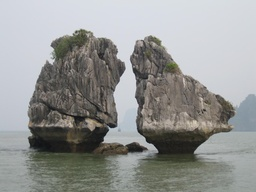
#> input picture images/halong-bay.jpg, 256 x 192 px, shrunk from 1365 x 1024 before the run
$ python BC_tutorial_13_empty.py   (older library calls are emulated)
#> lines starting #> are read from the running program, lines starting #| are printed output that depends on the picture
# inspiration (delete seam code copied) from https://github.com/margaret/seam-carver/blob/master/seam_carver.py
import cv2
import numpy as np

# load image
img = cv2.imread('images/halong-bay.jpg', cv2.IMREAD_GRAYSCALE)
#> img: shape (192, 256); min 16, max 228, mean 149.3

# global parameters
delay = 10  # delay in ms before next seam is removed
shrink_factor = 2  # decrease image size by this factor
title = "Dynamic programming"  # window title
visualize_energy = True  # set true in order to visualize the energy images once

img = cv2.resize(img, (0, 0), fx=1/shrink_factor, fy=1/shrink_factor)
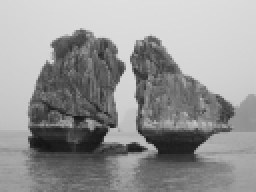
#> img: shape (96, 128) (shown 2 times larger); min 19, max 223, mean 149.4
rows, cols = img.shape
#> rows = 96; cols = 128

def calculateEnergySobel(img):
    return np.abs(cv2.Sobel(img, cv2.CV_32FC1, 1, 1, borderType=cv2.BORDER_REPLICATE))

# TODO compute accumulated energy image
def calculateAccumulatedImage(_img):
    acc_img = _img.copy()
    rows, cols = acc_img.shape
    for r in range(1, rows):
        for c in range(cols):
            if c-1 > 0 and c+1 < cols - 1:
                acc_img[r, c] += min(acc_img[r-1, c-1], acc_img[r-1, c], acc_img[r-1, c+1])
    return acc_img

# remove all seams until the last ten in a loop
for i in range(cols - 10):
    # compute energy image
    energy = calculateEnergySobel(img)

    if visualize_energy:
        # normalize and visualize summation image
        normalized_energy = np.zeros(energy.shape, np.uint8)
        normalized_energy = cv2.normalize(energy, normalized_energy, 0, 255, cv2.NORM_MINMAX, cv2.CV_8UC1)

        cv2.imshow(title, normalized_energy)
        cv2.waitKey(0)

    # get accumulated energy
    acc_energy = calculateAccumulatedImage(energy)

    if visualize_energy:
        normalized_acc_energy = np.zeros(acc_energy.shape, np.uint8)
        normalized_acc_energy = cv2.normalize(acc_energy, normalized_acc_energy, 0, 255, cv2.NORM_MINMAX, cv2.CV_8UC1)

        cv2.imshow(title, normalized_acc_energy)
        cv2.waitKey(0)
        visualize_energy = False

    # TODO find path with minimal energy from bottom to top
    # HINT init data structures (exemplary)
    min_path = np.zeros(img.shape, np.bool8)  # an image with the seam
    seam = [0] * rows  # an array with the seam column indices
    # HINT find pixel/column with minimal accumulated energy in last row

    # HINT find connected path with min accumulated energy
    # the path upwards has only up to three possible directions: up-left, up, up-right
    c = np.argmin(acc_energy[rows-1, :])
    min_path[rows-1, c] = True
    seam[rows-1] = c

    for r in range(rows-2, -1, -1):
        # check border cases
        if c == 0:
            c = np.argmin(acc_energy[r, c:c+2])
        elif c == cols-1:
            c = c - (1 - np.argmin(acc_energy[r, c-1:c+1]))
        else:
            c = c + (np.argmin(acc_energy[r, c-1:c+2]) - 1)
        min_path[r, c] = True
        seam[r] = c

    # TODO show path in img


    # remove path
    new_img = np.array([np.delete(img[row], seam[row], axis=0) for row in range(rows)])


    # allow the user to abort by pressing q


    # set the new image to be the next image
    img = new_img
#> this loop made 118 passes
#> pass 1, `energy = calculateEnergySobel(img)`:
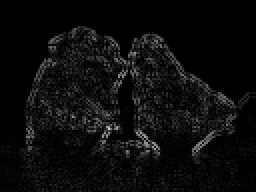
#> energy: shape (96, 128) float32 (shown 2 times larger); min 0, max 206, mean 12.3
#> pass 1, `acc_energy = calculateAccumulatedImage(energy)`:
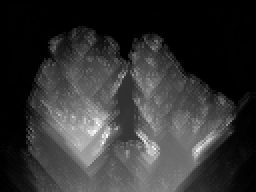
#> acc_energy: shape (96, 128) float32 (shown 2 times larger); min 0, max 510, mean 101.5; drawn with min black and max white
#> after the loop, visualize_energy = False

$ run again, with images/desk_01.jpg copied over images/halong-bay.jpg
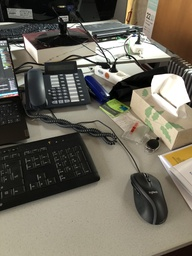
#> input picture images/desk_01.jpg, 192 x 256 px, shrunk from 1536 x 2048 before the run
#> the loop `for i in range(cols - 10):` made 86 passes
#> pass 1, `energy = calculateEnergySobel(img)`:
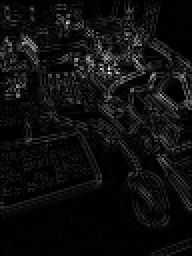
#> energy: shape (128, 96) float32 (shown 2 times larger); min 0, max 367, mean 22; drawn with min black and max white
#> pass 1, `acc_energy = calculateAccumulatedImage(energy)`:
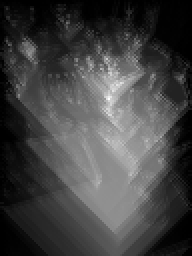
#> acc_energy: shape (128, 96) float32 (shown 2 times larger); min 0, max 943, mean 249.6; drawn with min black and max white
#> after the loop `for i in range(cols - 10):`: visualize_energy = False
